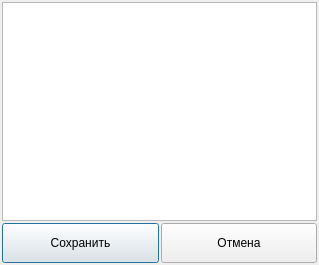
<?xml version="1.0" encoding="UTF-8"?>
<ui version="4.0">
 <class>SaveUsb</class>
 <widget class="QDialog" name="SaveUsb">
  <property name="windowModality">
   <enum>Qt::ApplicationModal</enum>
  </property>
  <property name="geometry">
   <rect>
    <x>0</x>
    <y>0</y>
    <width>319</width>
    <height>265</height>
   </rect>
  </property>
  <property name="cursor">
   <cursorShape>BlankCursor</cursorShape>
  </property>
  <property name="windowTitle">
   <string>Сохранение файла</string>
  </property>
  <property name="modal">
   <bool>false</bool>
  </property>
  <layout class="QVBoxLayout" name="verticalLayout">
   <property name="spacing">
    <number>2</number>
   </property>
   <property name="leftMargin">
    <number>2</number>
   </property>
   <property name="topMargin">
    <number>2</number>
   </property>
   <property name="rightMargin">
    <number>2</number>
   </property>
   <property name="bottomMargin">
    <number>2</number>
   </property>
   <item>
    <widget class="QListWidget" name="listWidget">
     <property name="cursor" stdset="0">
      <cursorShape>BlankCursor</cursorShape>
     </property>
    </widget>
   </item>
   <item>
    <layout class="QHBoxLayout" name="horizontalLayout">
     <property name="spacing">
      <number>2</number>
     </property>
     <item>
      <widget class="QPushButton" name="pbSave">
       <property name="sizePolicy">
        <sizepolicy hsizetype="Preferred" vsizetype="Preferred">
         <horstretch>0</horstretch>
         <verstretch>0</verstretch>
        </sizepolicy>
       </property>
       <property name="minimumSize">
        <size>
         <width>0</width>
         <height>40</height>
        </size>
       </property>
       <property name="cursor">
        <cursorShape>BlankCursor</cursorShape>
       </property>
       <property name="text">
        <string>Сохранить</string>
       </property>
      </widget>
     </item>
     <item>
      <widget class="QPushButton" name="pbCancel">
       <property name="sizePolicy">
        <sizepolicy hsizetype="Preferred" vsizetype="Preferred">
         <horstretch>0</horstretch>
         <verstretch>0</verstretch>
        </sizepolicy>
       </property>
       <property name="minimumSize">
        <size>
         <width>0</width>
         <height>40</height>
        </size>
       </property>
       <property name="cursor">
        <cursorShape>BlankCursor</cursorShape>
       </property>
       <property name="text">
        <string>Отмена</string>
       </property>
      </widget>
     </item>
    </layout>
   </item>
  </layout>
 </widget>
 <resources/>
 <connections/>
</ui>
